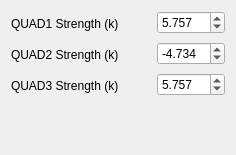
             <widget class="QWidget" name="tab_3">
              <attribute name="title">
               <string>Magnets</string>
              </attribute>
              <layout class="QFormLayout" name="formLayout_5">
               <property name="fieldGrowthPolicy">
                <enum>QFormLayout::AllNonFixedFieldsGrow</enum>
               </property>
               <item row="0" column="0">
                <widget class="QLabel" name="c2v_quad1_strength_label">
                 <property name="minimumSize">
                  <size>
                   <width>140</width>
                   <height>25</height>
                  </size>
                 </property>
                 <property name="text">
                  <string>QUAD1 Strength (k)</string>
                 </property>
                </widget>
               </item>
               <item row="0" column="1">
                <widget class="QDoubleSpinBox" name="doubleSpinBox_9">
                 <property name="maximumSize">
                  <size>
                   <width>150</width>
                   <height>16777215</height>
                  </size>
                 </property>
                 <property name="accessibleName">
                  <string>C2V:CLA-C2V-MAG-QUAD-01:k1l</string>
                 </property>
                 <property name="suffix">
                  <string/>
                 </property>
                 <property name="decimals">
                  <number>3</number>
                 </property>
                 <property name="minimum">
                  <double>-70.000000000000000</double>
                 </property>
                 <property name="maximum">
                  <double>70.000000000000000</double>
                 </property>
                 <property name="singleStep">
                  <double>0.100000000000000</double>
                 </property>
                 <property name="value">
                  <double>5.757000000000000</double>
                 </property>
                </widget>
               </item>
               <item row="1" column="0">
                <widget class="QLabel" name="c2v_quad2_strength_label">
                 <property name="minimumSize">
                  <size>
                   <width>140</width>
                   <height>25</height>
                  </size>
                 </property>
                 <property name="text">
                  <string>QUAD2 Strength (k)</string>
                 </property>
                </widget>
               </item>
               <item row="1" column="1">
                <widget class="QDoubleSpinBox" name="doubleSpinBox_10">
                 <property name="maximumSize">
                  <size>
                   <width>150</width>
                   <height>16777215</height>
                  </size>
                 </property>
                 <property name="accessibleName">
                  <string>C2V:CLA-C2V-MAG-QUAD-02:k1l</string>
                 </property>
                 <property name="suffix">
                  <string/>
                 </property>
                 <property name="decimals">
                  <number>3</number>
                 </property>
                 <property name="minimum">
                  <double>-70.000000000000000</double>
                 </property>
                 <property name="maximum">
                  <double>70.000000000000000</double>
                 </property>
                 <property name="singleStep">
                  <double>0.100000000000000</double>
                 </property>
                 <property name="value">
                  <double>-4.734000000000000</double>
                 </property>
                </widget>
               </item>
               <item row="2" column="0">
                <widget class="QLabel" name="c2v_quad3_strength_label">
                 <property name="minimumSize">
                  <size>
                   <width>140</width>
                   <height>25</height>
                  </size>
                 </property>
                 <property name="text">
                  <string>QUAD3 Strength (k)</string>
                 </property>
                </widget>
               </item>
               <item row="2" column="1">
                <widget class="QDoubleSpinBox" name="doubleSpinBox_11">
                 <property name="maximumSize">
                  <size>
                   <width>150</width>
                   <height>16777215</height>
                  </size>
                 </property>
                 <property name="accessibleName">
                  <string>C2V:CLA-C2V-MAG-QUAD-03:k1l</string>
                 </property>
                 <property name="suffix">
                  <string/>
                 </property>
                 <property name="decimals">
                  <number>3</number>
                 </property>
                 <property name="minimum">
                  <double>-70.000000000000000</double>
                 </property>
                 <property name="maximum">
                  <double>70.000000000000000</double>
                 </property>
                 <property name="singleStep">
                  <double>0.100000000000000</double>
                 </property>
                 <property name="value">
                  <double>5.757000000000000</double>
                 </property>
                </widget>
               </item>
               <item row="3" column="0">
                <spacer name="verticalSpacer_3">
                 <property name="orientation">
                  <enum>Qt::Vertical</enum>
                 </property>
                 <property name="sizeHint" stdset="0">
                  <size>
                   <width>20</width>
                   <height>40</height>
                  </size>
                 </property>
                </spacer>
               </item>
              </layout>
             </widget>
